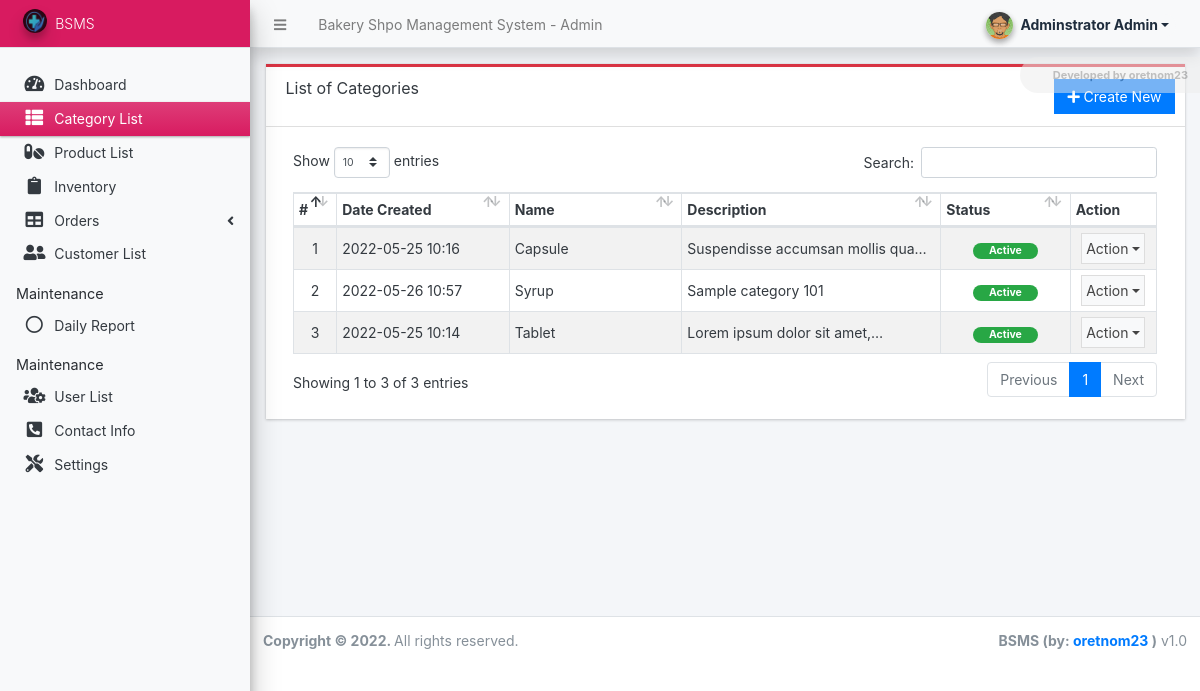
The app's page /admin/?page=categories (signed in) with its own data.
### tables this page shows
CREATE TABLE `category_list` (
  `id` int(30) NOT NULL,
  `name` text NOT NULL,
  `description` text NOT NULL,
  `status` tinyint(1) NOT NULL DEFAULT 1,
  `delete_flag` tinyint(1) NOT NULL DEFAULT 0,
  `date_created` datetime NOT NULL DEFAULT current_timestamp(),
  `date_updated` datetime NOT NULL DEFAULT current_timestamp() ON UPDATE current_timestamp()
);

### admin/categories/index.php (the view, shortened to what this page needs)
<div class="card card-outline rounded-0 card-danger">
	<div class="card-header">
		<h3 class="card-title">List of Categories</h3>
		<div class="card-tools">
			<a href="./?page=categories/manage_category" id="create_new" class="btn btn-flat btn-primary"><span class="fas fa-plus"></span>  Create New</a>
		</div>
	</div>
	<div class="card-body">
        <div class="container-fluid">
			<table class="table table-hover table-striped table-bordered" id="list">
				<colgroup>
					<col width="5%">
					<col width="20%">
					<col width="20%">
					<col width="30%">
					<col width="15%">
					<col width="10%">
				</colgroup>
				<thead>
					<tr>
						<th>#</th>
						<th>Date Created</th>
						<th>Name</th>
						<th>Description</th>
						<th>Status</th>
						<th>Action</th>
					</tr>
				</thead>
				<tbody>
					<?php
					$i = 1;
						$qry = $conn->query("SELECT * from `category_list` where delete_flag = 0 order by `name` asc ");
						while($row = $qry->fetch_assoc()):
					?>
						<tr>
							<td class="text-center"><?php echo $i++; ?></td>
							<td><?php echo date("Y-m-d H:i",strtotime($row['date_created'])) ?></td>
							<td class=""><?= $row['name'] ?></td>
							<td><p class="mb-0 truncate-1"><?php echo ($row['description']) ?></p></td>
							<td class="text-center">
                                <?php if($row['status'] == 1): ?>
                                    <span class="badge badge-success px-3 rounded-pill">Active</span>
                                <?php else: ?>
                                    <span class="badge badge-danger px-3 rounded-pill">Inactive</span>
                                <?php endif; ?>
                            </td>
							<td align="center">
								 <button type="button" class="btn btn-flat p-1 btn-default btn-sm dropdown-toggle dropdown-icon" data-toggle="dropdown">
				                  		Action
				                  </button>
							</td>
						</tr>
					<?php endwhile; ?>
				</tbody>
			</table>
		</div>
	</div>
</div>

### records on screen
category_list: date_created "2022-05-25 10:16", name "Capsule", description "Suspendisse accumsan mollis…", status "Active"
category_list: date_created "2022-05-26 10:57", name "Syrup", description "Sample category 101", status "Active"
category_list: date_created "2022-05-25 10:14", name "Tablet", description "Lorem ipsum dolor sit…", status "Active"

### other values on screen
$_settings->info('name') "Bakery Shpo Management System"
$_settings->userdata('firstname').' '.$_settings->userdata('lastname') "Adminstrator Admin"
$_settings->info('short_name') "BSMS"
